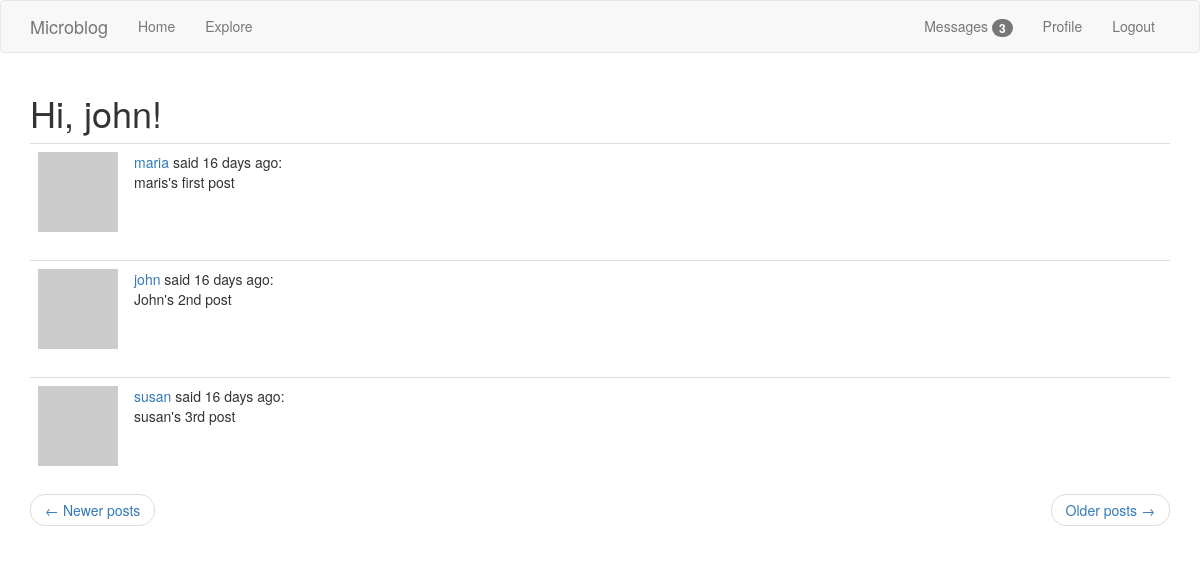
The app's page /explore?page=4 (signed in) with its own data.
### app/models.py (models this page shows, shortened)
class PaginatedAPIMixin(object):
    @staticmethod
    def to_collection_dict(query, page, per_page, endpoint, **kwargs):
        resources = query.paginate(page, per_page, False)
        data = {
            'items': [item.to_dict() for item in resources.items],
            '_meta': {
                'page': page,
                'per_page': per_page,
                'total_pages': resources.pages,
                'total_items': resources.total
            },
            '_links': {
                'self': url_for(endpoint, page=page, per_page=per_page,
                                **kwargs),
                'next': url_for(endpoint, page=page + 1, per_page=per_page,
                                **kwargs) if resources.has_next else None,
                'prev': url_for(endpoint, page=page - 1, per_page=per_page,
                                **kwargs) if resources.has_prev else None
            }
        }
        return data

class User(PaginatedAPIMixin, UserMixin, db.Model):
    id = db.Column(db.Integer, primary_key=True)
    username = db.Column(db.String(64), index=True, unique=True)
    email = db.Column(db.String(120), index=True, unique=True)
    password_hash = db.Column(db.String(128))
    about_me = db.Column(db.String(140))
    last_seen = db.Column(db.DateTime, default=datetime.utcnow)
    posts = db.relationship('Post', backref='author', lazy='dynamic')
    followed = db.relationship(
                'User', secondary=followers,
                primaryjoin=(followers.c.follower_id == id),
                secondaryjoin=(followers.c.followed_id == id),
                backref=db.backref('followers', lazy='dynamic'), lazy='dynamic')
    messages_sent = db.relationship('Message',
                                    foreign_keys='Message.sender_id',
                                    backref='author', lazy='dynamic')
    messages_received = db.relationship('Message',
                                        foreign_keys='Message.recipient_id',
                                        backref='recipient', lazy='dynamic')
    last_message_read_time = db.Column(db.DateTime)
    notifications = db.relationship('Notification', backref='user',
                                    lazy='dynamic')
    def avatar(self, size):
        digest = md5(self.email.lower().encode('utf-8')).hexdigest()
        return f'https://www.gravatar.com/avatar/{digest}?d=identicon&s={size}'
    def new_messages(self):
        last_read_time = self.last_message_read_time or datetime(1900, 1, 1)
        return Message.query.filter_by(recipient=self).filter(
            Message.timestamp > last_read_time).count()

class Post(db.Model):
    id = db.Column(db.Integer, primary_key=True)
    body = db.Column(db.String(140))
    timestamp = db.Column(db.DateTime, index=True, default=datetime.utcnow)
    user_id = db.Column(db.Integer, db.ForeignKey('user.id'))

### app/routes.py (the view)
@app.route('/explore')
@login_required
def explore():
    page = request.args.get('page', 1, type=int)
    posts = Post.query.order_by(Post.timestamp.desc()).paginate(
        page, app.config['POSTS_PER_PAGE'], False)
    next_url = url_for('explore', page=posts.next_num) if posts.has_next else None
    prev_url = url_for('explore', page=posts.prev_num) if posts.has_prev else None
    return render_template('index.html', title='Explore', posts=posts.items, next_url=next_url, prev_url=prev_url)

### app/models.py (called while the page is built)
@login.user_loader
def load_user(id):
    return User.query.get(int(id))

### app/routes.py (called while the page is built)
@app.before_request
def before_request():
    if current_user.is_authenticated:
        current_user.last_seen = datetime.utcnow()
        db.session.commit()

### app/templates/index.html (shortened to what this page needs)
{% extends 'base.html' %}
{% block app_content %}
    <h1>Hi, {{ current_user.username }}!</h1>
    {% for post in posts %}
        {% include '_post.html' %}
    {% endfor %}
    <nav aria-label="...">
        <ul class="pager">
            <li class="previous{% if not prev_url %} disabled{% endif %}">
                <a href="{{ prev_url or '#' }}">
                    <span aria-hidden="true">&larr;</span> Newer posts
                </a>
            </li>
            <li class="next{% if not next_url %} disabled{% endif %}">
                <a href="{{ next_url or '#' }}">
                    Older posts <span aria-hidden="true">&rarr;</span>
                </a>
            </li>
        </ul>
    </nav>
{% endblock %}

### app/templates/_post.html
<table class="table table-hover">
    <tr>
        <td width="70px">
            <a href="{{ url_for('user', username=post.author.username) }}">
                <img src="{{ post.author.avatar(70) }}" />
            </a>
        </td>
        <td>
            <a href="{{ url_for('user', username=post.author.username) }}">
                {{ post.author.username }}
            </a>
            said {{ moment(post.timestamp).fromNow() }}:
            <br>
            {{ post.body }}
        </td>
    </tr>
</table>

### records on screen
User: username "john"
Post: author.username "maria", timestamp "16 days ago", body "maris's first post"
Post: author.username "john", timestamp "16 days ago", body "John's 2nd post"
Post: author.username "susan", timestamp "16 days ago", body "susan's 3rd post"

### other values on screen
{{ new_messages }} "3"
